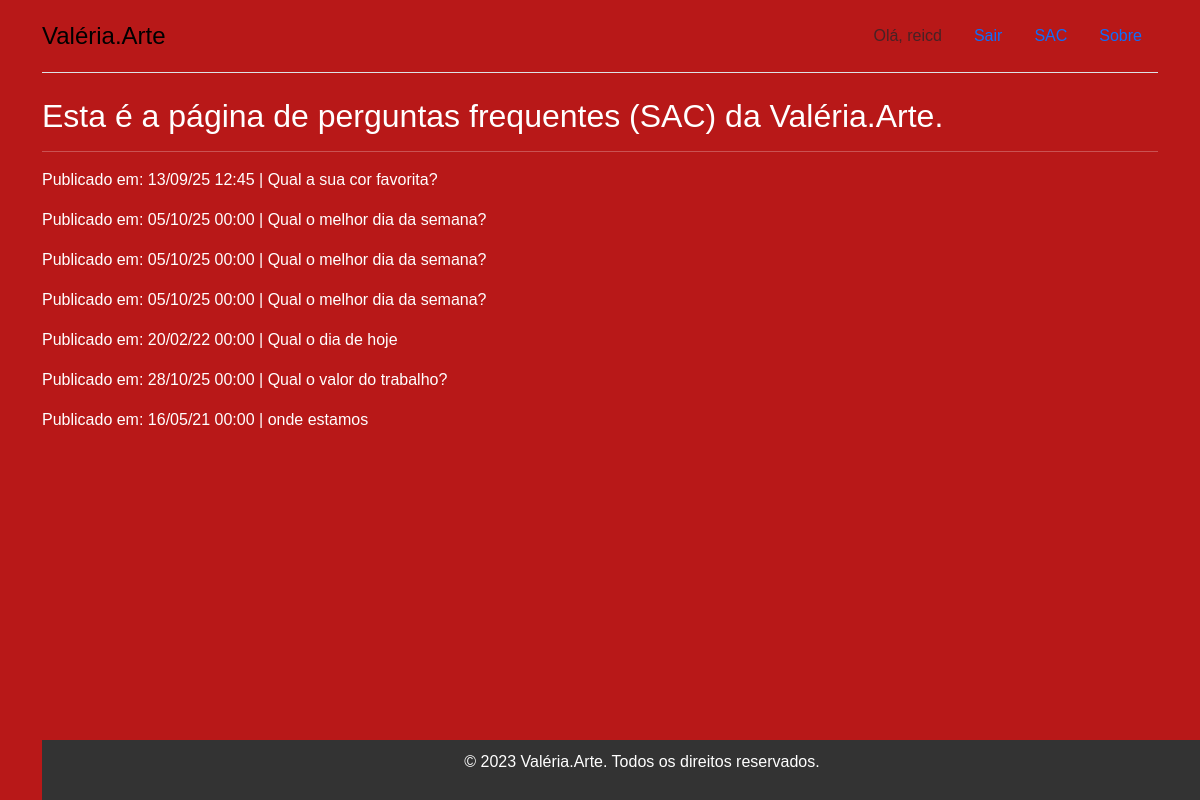
The page /about/ (signed in) on the database its author committed.
### accounts/models.py (models this page shows)
class CustomUser(AbstractUser):
    data_nascimento = models.DateField("Data de Nascimento",
    null=True,
    blank=True)
    telefone = models.CharField("Telefone",max_length=15, null=True, blank=True)
    endereco = models.CharField("Endereço",max_length=255, null=True, blank=True)
    cidade = models.CharField("Cidade",max_length=100, null=True, blank=True)
    estado = models.CharField("Estado",max_length=100, null=True, blank=True)
    pais = models.CharField("País",max_length=100, null=True, blank=True)
    cep = models.CharField("CEP",max_length=8, null=True, blank=True)
    cpf = models.CharField("CPF",max_length=11, null=True, blank=True)

### sac/models.py (models this page shows)
class Question(models.Model):
    question_text = models.CharField(max_length=200, verbose_name="Pergunta")
    pub_date = models.DateTimeField("Data de publicação")
    class Meta:
        verbose_name = "Pergunta"
        verbose_name_plural = "Perguntas"

### sac/views.py (the view)
# urls.py: path('about/', about, name='products-about'),
@login_required
def about(request):
    question = Question.objects.all()
    context = {'all_questions': question}
    return render(request, 'sac/question.html', context)

### templates/sac/question.html (shortened to what this page needs)
{% extends '_layout2.html' %}
{% load static %}
{% block content %}
  <h2>Esta é a página de perguntas frequentes (SAC) da Valéria.Arte.</h2> <hr>
    {% for question in all_questions %}
        <div class="faq-item">
                <p>Publicado em: {{ question.pub_date | date:"d/m/y H:i" }} | {{ question.question_text }} </p>
        </div>
        {% empty %}
            <p>Nenhuma pergunta disponível no momento.</p>
    {% endfor %}
{% endblock %}

### templates/_layout2.html (shortened to what this page needs)
{% extends '_base.html' %}
{% load static %}
{% block css %}
    <link rel="stylesheet" href="https://cdn.jsdelivr.net/npm/bootstrap@5.3.8/dist/css/bootstrap.min.css">
    <link rel="stylesheet" href="{% static 'css/styles.css' %}">
{% endblock css %}
{% block header %}
<div class="container">
    <header class="d-flex flex-wrap justify-content-center py-3 mb-4 border-bottom">
        <a href="{% url 'index' %}" class="d-flex align-items-center mb-3 mb-md-0 me-md-auto link-body-emphasis text-decoration-none">
    <span class="fs-4">Valéria.Arte</span></a>
    <ul class="nav nav-pills">
            {% if user.is_authenticated %}
        <li class="nav-item"><span class="nav-link disabled">Olá, {{ user.username }}</span></li>
        <li class="nav-item">
            <form action="{% url 'logout' %}" method="post" class="d-flex">
                <button class="btn btn-link nav-link" type="submit">Sair</button>
            </form>
        </li>
            {% endif %}
        <li class="nav-item">
            <a href="{% url 'about' %}" class="nav-link">SAC</a>
        </li>
        <li class="nav-item">
            <a href="{% url 'index' %}" class="nav-link">Sobre</a>
        </li>
    </ul>
    </header>
</div>
{% endblock header %}
{% block main %}
    <div class="container">
    {% block content %}
    {% endblock content %}
    </div>
{% endblock main %}
{% block footer %}
<div class="container">
    <footer>
        <p>&copy; 2023 Valéria.Arte. Todos os direitos reservados.</p>
    </footer>
</div>
{% endblock footer %}

### static/css/styles.css (style rules this page uses)
* { box-sizing: border-box; }
body { font-family: Arial, sans-serif; margin: 0; padding: 0; background-color: #b81818; color: #ffffff; }
footer { background-color: #333333; color: #ffffff; text-align: center; padding: 10px 0; position: fixed; width: 100%; bottom: 0; }

### rows shown on the page
CustomUser: username "reicd"
Question: pub_date "13/09/25 12:45", question_text "Qual a sua cor favorita?"
Question: pub_date "05/10/25 00:00", question_text "Qual o melhor dia da semana?"
Question: pub_date "05/10/25 00:00", question_text "Qual o melhor dia da semana?"
Question: pub_date "05/10/25 00:00", question_text "Qual o melhor dia da semana?"
Question: pub_date "20/02/22 00:00", question_text "Qual o dia de hoje"
Question: pub_date "28/10/25 00:00", question_text "Qual o valor do trabalho?"
Question: pub_date "16/05/21 00:00", question_text "onde estamos"
